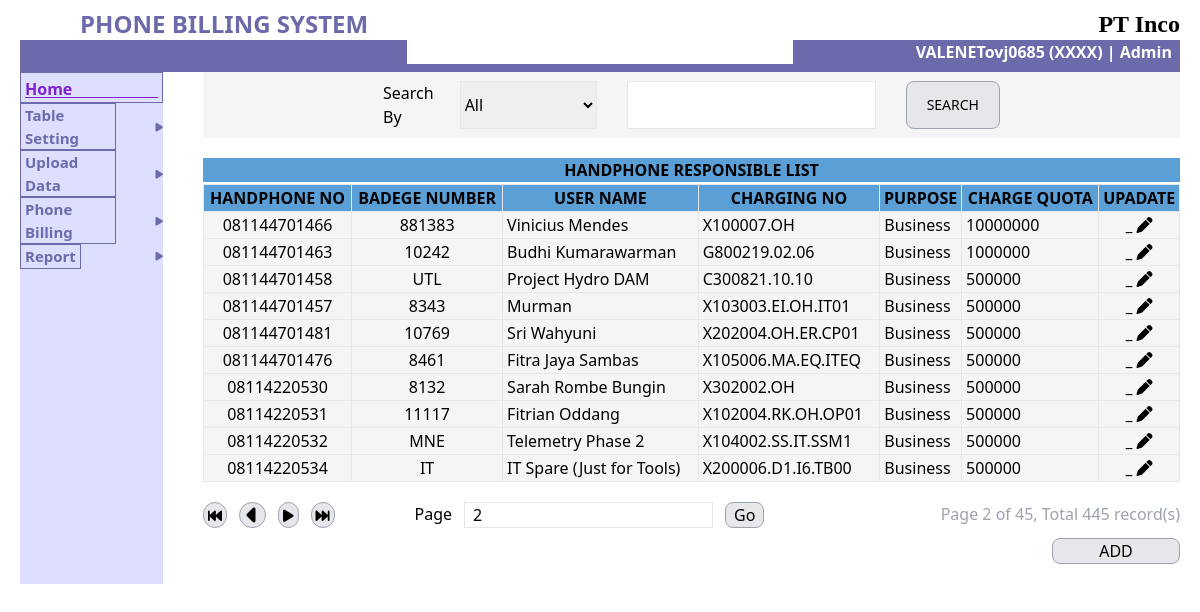
The app's page /pages/table-setting.php?page=2 with its own data.
### tables this page shows
CREATE TABLE `setting` (
  `id` int(11) NOT NULL,
  `handphone_no` varchar(255) NOT NULL,
  `phone_model` varchar(255) NOT NULL,
  `badge_number` varchar(255) NOT NULL,
  `user_name` varchar(255) NOT NULL,
  `charging_selected` varchar(20) NOT NULL,
  `charging_no` varchar(255) NOT NULL,
  `purpose` varchar(255) NOT NULL,
  `charge_quota` varchar(255) NOT NULL
);

### pages/table-setting.php (the view, shortened to what this page needs)
<?php
include('../data/db.php');
$recordsPerPage = 10;
$query = "SELECT * FROM setting";
$res_query = mysqli_query($conn, $query);
$total_data = mysqli_num_rows($res_query);
$total_page = ceil($total_data / $recordsPerPage);
if (isset($_GET['search_option']) && isset($_GET['search_val'])) {
  $search_option = $_GET['search_option'] ?? '';
  $search_val = $_GET['search_val'] ?? '';
  $currentpage = isset($_GET['page']) ? $_GET['page'] : 1;
  $offset = ($currentpage - 1) * $recordsPerPage;
  if ($search_option === 'all') {
    $sql = "SELECT * FROM setting  WHERE handphone_no LIKE '%$search_val%' OR badge_number LIKE '%$search_val%' OR user_name LIKE '%$search_val%' OR charge_quota LIKE '%$search_val%' LIMIT $offset, $recordsPerPage";
    $res = mysqli_query($conn, $sql);
  } else {
    $sql = "SELECT * FROM setting  WHERE {$search_option} LIKE '%$search_val%' LIMIT $offset, $recordsPerPage";
    $res = mysqli_query($conn, $sql);
  }
} else {
  $currentpage = isset($_GET['page']) ? $_GET['page'] : 1;
  $offset = ($currentpage - 1) * $recordsPerPage;
  $sql = "SELECT * FROM setting LIMIT $offset, $recordsPerPage ";
  $res = mysqli_query($conn, $sql);
}
?>
<!DOCTYPE html>
<html lang="en">
<head>
  <link href="../output.css" rel="stylesheet">
  <link rel="stylesheet" href="https://cdnjs.cloudflare.com/ajax/libs/font-awesome/6.0.0-beta3/css/all.min.css">
</head>
<body>
  <?php include('../components/navbar.php') ?>
  <div class="flex gap-10 px-5">
    <?php include('../components/sidebar.php') ?>
    <div class="flex-1">
      <form action="table-setting.php" method="get" class="bg-red-400" style="display: flex;  padding: 9px 180px ; margin-bottom: 20px; gap: 30px; background-color: #F5F5F5;">
        <div style="display: flex; gap: 25px;">
          <label>Search By</label>
          <select name="search_option" class="border focus:outline-black">
            <option value="all">All</option>
          </select>
        </div>
        <input type="text" name="search_val" class="border px-2 focus:outline-black w-[250px]">
        <button type="submit" class="border border-gray-400 bg-gray-200 px-5 rounded-lg text-sm font-medium">SEARCH</button>
      </form>
      <div>
        <div class="bg-[#5A9FD6] text-center font-bold mb-[2px]">HANDPHONE RESPONSIBLE LIST</div>
        <table class="w-full border-collapse border">
          <thead class="text-center" style="background-color: #5A9FD6;">
            <tr>
              <th class="border">HANDPHONE NO</th>
              <th class="border">BADEGE NUMBER </th>
              <th class="border">USER NAME</th>
              <th class="border">CHARGING NO</th>
              <th class="border">PURPOSE</th>
              <th class="border">CHARGE QUOTA</th>
              <th class="border">UPADATE</th>
            </tr>
          </thead>
          <tbody style="background-color: #F5F5F5;">
            <?php
            while ($data = mysqli_fetch_assoc($res)) :
            ?>
              <tr>
                <th class="border font-normal text-center"><?= $data['handphone_no']; ?></th>
                <th class="border  font-normal text-center"><?= $data['badge_number']; ?></th>
                <th class="border  font-normal text-left px-1"><?= $data['user_name']; ?></th>
                <th class="border  font-normal text-left px-1"><?= $data['charging_selected']; ?>
                  <?= $data['charging_no']; ?></th>
                <th class="border  font-normal text-left px-1"><?= $data['purpose']; ?></th>
                <th class="border font-normal text-left px-1"><?= $data['charge_quota']; ?></th>
                <th class="border">
                  <a href="/telephone/pages/form-tablesetting-update.php?id=<?= $data['id']; ?>">
                    _
                    <i class="fa-solid fa-pen"></i>
                  </a>
                </th>
              </tr>
            <?php endwhile; ?>
          </tbody>
        </table>
      </div>
      <div class="py-5 flex justify-between items-start">
        <div class="flex gap-20 items-center">
          <div class="flex gap-3 items-center">
            <a href="?page=<?= $offset == 0 || $currentpage == 2 ? 1 : $currentpage - 2 ?>" class="bg-gray-200 px-1 rounded-full border border-gray-400">
              <i class="fa-solid fa-backward-fast" style="font-size: 14px;"></i>
            </a>
            <a href="?page=<?= $offset == 0 ? 1 : $currentpage - 1 ?>" class="bg-gray-200 rounded-full border border-gray-400">
              <i class="fa-solid fa-caret-left" style="font-size: 24px; width: 25px; display: flex; justify-content: center;"></i>
            </a>
            <a href="?page=<?= $currentpage >= $total_page ? $total_page : $currentpage + 1; ?>" class="bg-gray-200 px-1 rounded-full border border-gray-400">
              <i class="fa-solid fa-play" style="font-size: 14px;"></i>
            </a>
            <a href="?page=<?= $currentpage >= $total_page || $currentpage == $total_page - 1 ? $total_page : $currentpage + 2; ?>" class="bg-gray-200 px-1 rounded-full border border-gray-400">
              <i class="fa-solid fa-forward-fast" style="font-size: 14px;"></i>
            </a>
          </div>
          <form action="table-setting.php" method="get" class="flex gap-3">
            <label>Page</label>
            <input type="number" value="<?= $_GET['page'] ?? '1'; ?>" name="page" class="border px-2">
            <button class="bg-gray-200 px-2 rounded-lg border border-gray-400 font-medium">Go</button>
          </form>
        </div>
        <div class="space-y-3">
          <p class="text-gray-400">Page <?= $currentpage; ?> of <?= $total_page; ?>, Total <?= $total_data ?>
            record(s)
          </p>
          <div class="flex justify-end">
            <a href="/telephone/pages/form-tablesetting-add.php" class="bg-gray-200 border w-32 flex justify-center  border-gray-400 rounded-lg font-medium">ADD</a>
          </div>
        </div>
      </div>
    </div>
  </div>
</body>
</html>

### records on screen
setting: handphone_no "081144701466", badge_number "881383", user_name "Vinicius Mendes", charging_no "X100007.OH", purpose "Business", charge_quota "10000000"
setting: handphone_no "081144701463", badge_number "10242", user_name "Budhi Kumarawarman", charging_no "G800219.02.06", purpose "Business", charge_quota "1000000"
setting: handphone_no "081144701458", badge_number "UTL", user_name "Project Hydro DAM", charging_no "C300821.10.10", purpose "Business", charge_quota "500000"
setting: handphone_no "081144701457", badge_number "8343", user_name "Murman", charging_no "X103003.EI.OH.IT01", purpose "Business", charge_quota "500000"
setting: handphone_no "081144701481", badge_number "10769", user_name "Sri Wahyuni", charging_no "X202004.OH.ER.CP01", purpose "Business", charge_quota "500000"
setting: handphone_no "081144701476", badge_number "8461", user_name "Fitra Jaya Sambas", charging_no "X105006.MA.EQ.ITEQ", purpose "Business", charge_quota "500000"
setting: handphone_no "08114220530", badge_number "8132", user_name "Sarah Rombe Bungin", charging_no "X302002.OH", purpose "Business", charge_quota "500000"
setting: handphone_no "08114220531", badge_number "11117", user_name "Fitrian Oddang", charging_no "X102004.RK.OH.OP01", purpose "Business", charge_quota "500000"
setting: handphone_no "08114220532", badge_number "MNE", user_name "Telemetry Phase 2", charging_no "X104002.SS.IT.SSM1", purpose "Business", charge_quota "500000"
setting: handphone_no "08114220534", badge_number "IT", user_name "IT Spare (Just for Tools)", charging_no "X200006.D1.I6.TB00", purpose "Business", charge_quota "500000"

### other values on screen
$currentpage "2"
$total_page "45"
$total_data "445"
